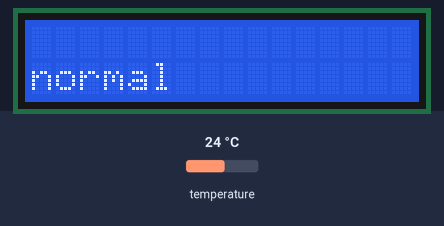
Simulated run of this sketch. Board: Arduino Uno, built with avr-gcc and run on an emulated ATmega328P. Parts: 16×2 character LCD. Inputs (shaded band) come from the test bench; at power-on: temperature 24 °C.

Above: at 1.2 s.
1.3 s: temperature set to 39 °C
2.8 s: temperature set to 42 °C
At 3.8 s:
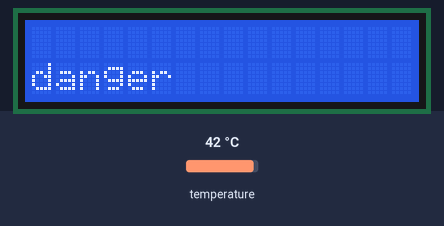
4.4 s: temperature set to 9 °C
At 5.7 s:
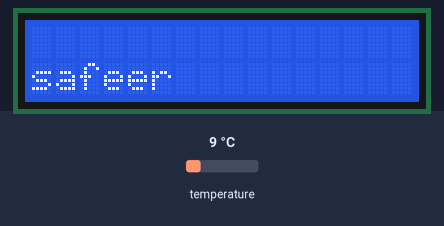
6.0 s: temperature set to 11 °C
At 6.8 s:
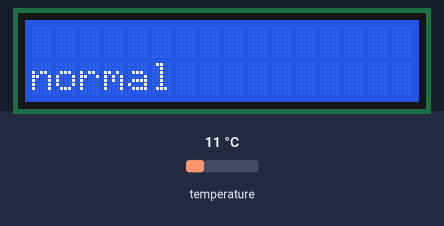
7.6 s: temperature set to 9 °C
At 8.9 s:
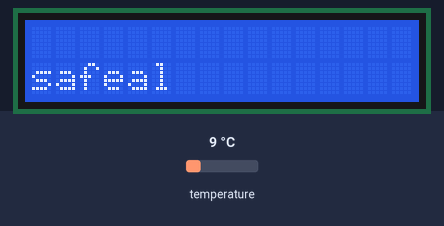
9.2 s: temperature set to 12 °C
At 9.5 s:
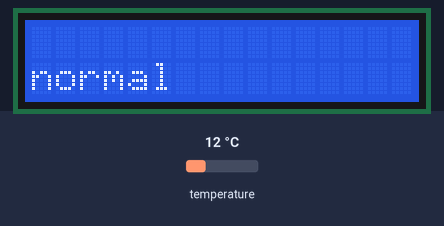
Timing chart, 0 to 11.7 s (numbered marks = the images above; inputs shaded):
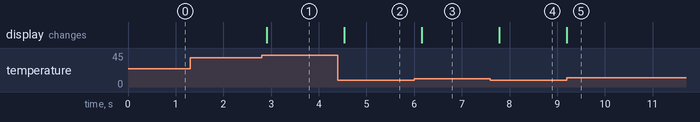

Measured:
- the behaviour switches between 40 and 41 °C on temperature (found by bisection; images 0 and 1)
- the behaviour switches between 9 and 10 °C on temperature (found by bisection; images 2 and 3)
- after the input at 1.3 s, every drawn part: stays the same
- after the input at 2.8 s, the display: changes after 0.11 s (image 1)
- after the input at 4.4 s, the display: changes after 0.13 s (image 2)
- after the input at 6.0 s, the display: changes after 0.16 s (image 3)
- after the input at 7.6 s, the display: changes after 0.18 s (image 4)
- after the input at 9.2 s, the display: changes at once (image 5)

The sketch:

A15.ino
```cpp
// (licence header left out)
// include Adafruit Unified Sensor Library:
// https://github.com/adafruit/Adafruit_Sensor
#include <Adafruit_Sensor.h>
// include DHT Sensor Library:
// https://github.com/adafruit/DHT-sensor-library
#include <DHT.h>
#include <DHT_U.h>

// include the character LCD library:
#include <LiquidCrystal.h>

// initialize DHT temperature sensor library:
DHT_Unified dht(8, DHT11);

// initialize LCD library with the numbers of the interface pins
LiquidCrystal lcd(12, 11, 5, 4, 3, 2);

// the setup routine runs once when you press reset:
void setup() {
  // Initialize DHT11 temperature sensor
  dht.begin();
  // set up the LCD's number of columns and rows:
  lcd.begin(16, 2);
}

// the loop routine runs over and over again forever:
void loop() {
  // Get temperature event
  sensors_event_t event;
  dht.temperature().getEvent(&event);
  // display error if temperature is not a number
  if (isnan(event.temperature)) {
    lcd.print("Error reading temp!");
  } else { // else print corresponding message
    // Position the LCD cursor to column 0 of row 1
    lcd.setCursor(0, 1);
    float temp = event.temperature;
    if (temp < 10.0) {
      lcd.print("safe");
    } else if (temp >= 10.0 && temp <= 40.0) {
      lcd.print("normal");
    } else if (temp > 40.0) {
      lcd.print("danger");
    }
  }
  // delay between measurements
  delay(200);
}
```
